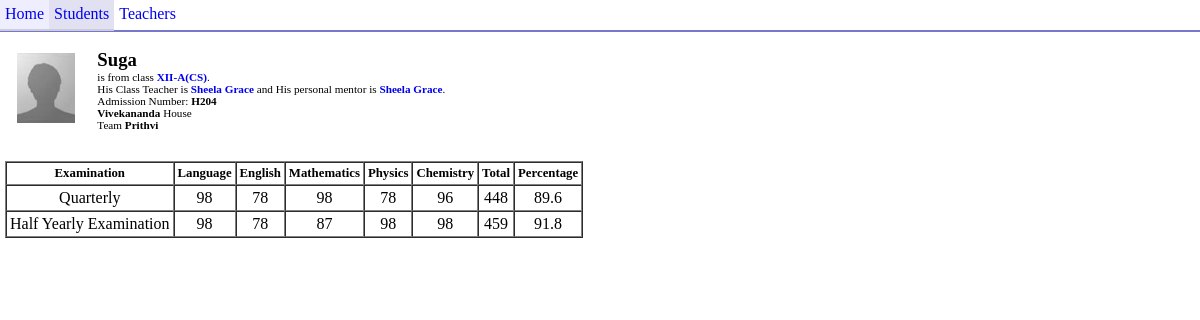
/student.php?sid=4, run on the app's committed database.
### tables this page shows
CREATE TABLE IF NOT EXISTS `students` (
  `student_id` int(10) NOT NULL AUTO_INCREMENT,
  `adm_no` varchar(10) NOT NULL,
  `exam_no` int(8) NOT NULL,
  `student_name` varchar(64) NOT NULL,
  `class_id` int(8) NOT NULL,
  `team_id` int(4) NOT NULL,
  `house_id` int(4) NOT NULL,
  `mentor_id` int(8) NOT NULL,
  PRIMARY KEY (`student_id`),
  UNIQUE KEY `adm_no` (`adm_no`),
  UNIQUE KEY `exam_no` (`exam_no`)
);

CREATE TABLE IF NOT EXISTS `classes` (
  `class_id` int(10) NOT NULL AUTO_INCREMENT,
  `class_name` varchar(16) NOT NULL,
  `curriculum` enum('CBSE','Samacheer') NOT NULL DEFAULT 'CBSE',
  `cteacher_id` int(8) NOT NULL COMMENT 'Class Teacher Id',
  PRIMARY KEY (`class_id`),
  UNIQUE KEY `class_name` (`class_name`)
);

CREATE TABLE IF NOT EXISTS `teachers` (
  `teacher_id` int(3) NOT NULL AUTO_INCREMENT,
  `teacher_code` varchar(5) NOT NULL,
  `teacher_name` varchar(128) NOT NULL,
  PRIMARY KEY (`teacher_id`)
);

CREATE TABLE IF NOT EXISTS `houses` (
  `house_id` int(2) NOT NULL AUTO_INCREMENT,
  `house_name` varchar(32) NOT NULL,
  PRIMARY KEY (`house_id`)
);

CREATE TABLE IF NOT EXISTS `teams` (
  `team_id` int(8) NOT NULL AUTO_INCREMENT,
  `team_name` varchar(16) NOT NULL,
  PRIMARY KEY (`team_id`),
  UNIQUE KEY `team_name` (`team_name`)
);

CREATE TABLE IF NOT EXISTS `marks` (
  `mark_id` int(32) NOT NULL AUTO_INCREMENT,
  `student_id` int(16) NOT NULL,
  `exam_id` int(32) NOT NULL,
  `course_code` int(3) NOT NULL,
  `marks` int(3) NOT NULL,
  PRIMARY KEY (`mark_id`)
);

### student.php (the view, shortened to what this page needs)
<!doctype html>
<html>
<head>
<link rel="stylesheet" href="main.css">
</head>
<body>
<div id="menu">
    <a href="./">Home</a><a id="currentMenuItem" href="./student.php">Students</a><a href="./teachers.php">Teachers</a>
</div>
<div id="wrapper">
<?php
include("functions.lib.php");
if(isset($_GET['sid'])) {
   $query = "SELECT `students`.`adm_no`,`students`.`student_id`,`students`.`student_name`,`students`.`house_id`,`classes`.`class_id`,`classes`.`class_name`,`teams`.`team_name`,`houses`.`house_name` FROM `students`,`classes`,`teams`,`houses` WHERE `students`.`student_id` = '" . $_GET['sid'] . "' AND `classes`.`class_id` = `students`.`class_id` AND `teams`.`team_id` = `students`.`team_id` AND `houses`.`house_id` = `students`.`house_id`";
   $res = mysql_query($query);
   $row = mysql_fetch_assoc($res);
   if($row['house_id'] == 0)
       $genderPrefix = "Their";
   else if($row['house_id'] <= 12)
       $genderPrefix = "His";
   else
       $genderPrefix = "Her";
   echo "<table cellpadding='10'><tr><td><img src=\"default.jpg\" height=\"70px\"></td><td>";
   echo "<h3 style=\"margin:0;\">" . $row['student_name'] . "</h3>";
   echo "<div style=\"font-size:70%; \">";
   echo "is from class <b><a href=\"./?class=" . $row['class_id'] . "\">" . $row['class_name'] . "</a></b>.<br />";
   echo $genderPrefix . " Class Teacher is <b>" . getClassTeacherLink($row['class_id']) . "</b> and " . $genderPrefix . " personal mentor is <b>" . getMentorName($row['student_id']) . "</b>.<br />";
   echo "Admission Number: <b>" . $row['adm_no'] . "</b><br />";
   echo "<b>" . $row['house_name'] . "</b> House<br />Team <b>" . $row['team_name'] . "</b><br />";
   echo "</div></td></tr></table>";
   $subjArr = Array();
   $res2 = mysql_query("SELECT `coursecode`.`course_code`,`coursecode`.`course_name` FROM `subjects`,`coursecode` WHERE `subjects`.`class_id` = '" . $row['class_id'] . "' AND `subjects`.`course_id` = `coursecode`.`course_code`");
   while($row2 = mysql_fetch_assoc($res2))
   {
       $subjArr[$row2['course_code']] = $row2['course_name'];
   }
   $query = "SELECT `marks`.`student_id`,`marks`.`exam_id`,`exams`.`exam_name`,`marks`.`course_code`,`marks`.`marks` FROM `marks`,`exams` WHERE `marks`.`exam_id` = `exams`.`exam_id` AND `marks`.`student_id` = '" . $row['student_id'] . "' ORDER BY `marks`.`exam_id` ASC";
   $res = mysql_query($query);
   echo "<br /><table style='text-align:center' border='1' cellpadding='3' cellspacing='0'>\n<tr><th>Examination</th>";
   foreach($subjArr as $key=>$val) echo "<th>" . $val . "</th>";
   echo "<th>Total</th><th>Percentage</th></tr>\n";
   $marksArr = Array();
   $marksArr["exam_id"] = -1;
   while($row = mysql_fetch_assoc($res)) {
       if($marksArr["exam_id"] != $row['exam_id']) {
           displayMarks($marksArr , $subjArr);
	   $marksArr["exam_id"]   = $row['exam_id'];
	   $marksArr["exam_name"] = $row['exam_name'];
	   $marksArr[$row['course_code']]      = $row['marks'];
       }
       else {
	   $marksArr[$row['course_code']] = $row['marks'];
       }
   }
   echo "</table>";
}
?>
</div>
</body>
</head>

### functions.lib.php (shortened to what this page needs)
<?php
function getMentorName($studentId) {
    $row = mysql_fetch_array(mysql_query("SELECT `teachers`.`teacher_id`, `teachers`.`teacher_name` FROM `students`,`teachers` WHERE `students`.`student_id` = '" . $studentId . "' AND `students`.`mentor_id` = `teachers`.`teacher_id`"));
    return ($row["teacher_name"])?"<a href=\"./teachers.php?teacherid=" . $row['teacher_id'] . "\">" . $row["teacher_name"] . "</a>":"not set";
}
function getClassTeacherLink($classId) {
    $row = mysql_fetch_array(mysql_query("SELECT `teachers`.`teacher_id`, `teachers`.`teacher_name` FROM `classes`,`teachers` WHERE `classes`.`class_id` = '" . $classId . "' AND `classes`.`cteacher_id` = `teachers`.`teacher_id`"));
    return ($row["teacher_name"])? "<a href=\"./teachers.php?teacherid=" . $row['teacher_id'] . "\">" . $row["teacher_name"] . "</a>":"not set";
}
function displayMarks($marksArr , $subjArr) {
    if($marksArr["exam_id"] == -1) return;
    $count = 0;
    $sum   = 0;
    echo "<tr><td>" . $marksArr['exam_name'] . "</td>";
    foreach($subjArr as $key=>$val) {
        if(!isset($marksArr[$key])) {
	    echo "<td>-</td>";
	    continue;
	}
	else echo "<td>" . $marksArr[$key] . "</td>";
        $count = $count + 1;
        $sum = $sum + $marksArr[$key];
    }
    $avg = $count ? $sum/$count : 0;
    $avg = substr($avg,0,strpos($avg,".") + 3);
    echo "<td>{$sum}</td><td>{$avg}</td></tr>";
}
?>

### main.css (style rules this page uses)
body { font-size:1em; margin:0; }
#wrapper { padding:5px; }
a { text-decoration:none; }
#menu { border-bottom:2px solid #77c; height:30px; }
#menu a { padding:5px; padding-bottom:6px; margin:0; display:inline-block; }
#currentMenuItem { background-color:#e1e1f1; border-bottom:2px solid #ccd; }
th { font-size:80%; }

### data on the page
students: student_name "Suga", class.class_name "XII-A(CS)", house "His", adm_no "H204", house.house_name "Vivekananda", team.team_name "Prithvi"
teachers: teacher_name "Sheela Grace"
marks: key "98", key "78", key "96"

### other printed values
$val "Language"
$val "English"
$val "Mathematics"
$val "Physics"
$val "Chemistry"
$marksArr['exam_name'] "Half Yearly Examination"
$marksArr[$key] "98"
$marksArr[$key] "78"
$marksArr[$key] "87"
$sum "459"
$avg "91.8"
